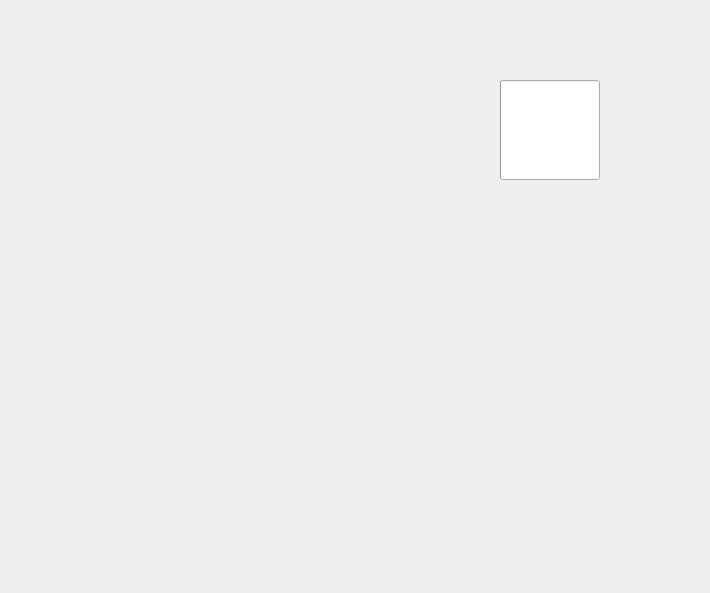
<?xml version="1.0" encoding="UTF-8"?>
<ui version="4.0">
 <class>home_widget</class>
 <widget class="QWidget" name="home_widget">
  <property name="geometry">
   <rect>
    <x>0</x>
    <y>0</y>
    <width>710</width>
    <height>593</height>
   </rect>
  </property>
  <property name="windowTitle">
   <string>Form</string>
  </property>
  <widget class="ProgressRing" name="ProgressRing">
   <property name="geometry">
    <rect>
     <x>500</x>
     <y>80</y>
     <width>100</width>
     <height>100</height>
    </rect>
   </property>
  </widget>
  <widget class="AvatarWidget" name="AvatarWidget">
   <property name="geometry">
    <rect>
     <x>30</x>
     <y>80</y>
     <width>96</width>
     <height>96</height>
    </rect>
   </property>
  </widget>
 </widget>
 <customwidgets>
  <customwidget>
   <class>ImageLabel</class>
   <extends>QLabel</extends>
   <header>qfluentwidgets</header>
  </customwidget>
  <customwidget>
   <class>AvatarWidget</class>
   <extends>ImageLabel</extends>
   <header>qfluentwidgets</header>
  </customwidget>
  <customwidget>
   <class>ProgressBar</class>
   <extends>QProgressBar</extends>
   <header>qfluentwidgets</header>
  </customwidget>
  <customwidget>
   <class>ProgressRing</class>
   <extends>ProgressBar</extends>
   <header>qfluentwidgets</header>
  </customwidget>
 </customwidgets>
 <resources/>
 <connections/>
</ui>
